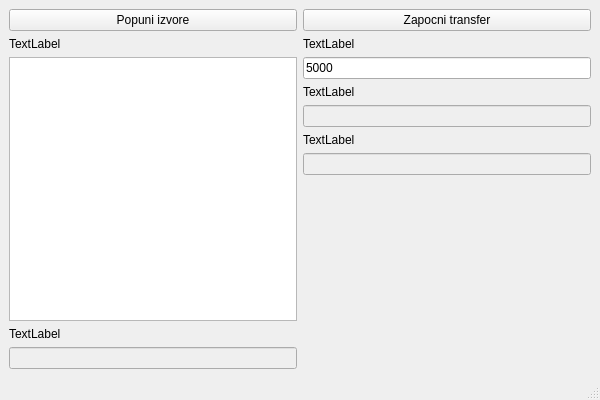
<?xml version="1.0" encoding="UTF-8"?>
<ui version="4.0">
 <class>MainWindow</class>
 <widget class="QMainWindow" name="MainWindow">
  <property name="geometry">
   <rect>
    <x>0</x>
    <y>0</y>
    <width>600</width>
    <height>400</height>
   </rect>
  </property>
  <property name="windowTitle">
   <string>MainWindow</string>
  </property>
  <widget class="QWidget" name="centralwidget">
   <layout class="QHBoxLayout" name="horizontalLayout">
    <item>
     <layout class="QVBoxLayout" name="verticalLayout">
      <item>
       <widget class="QPushButton" name="pbFillSources">
        <property name="text">
         <string>Popuni izvore</string>
        </property>
       </widget>
      </item>
      <item>
       <widget class="QLabel" name="label">
        <property name="text">
         <string>TextLabel</string>
        </property>
       </widget>
      </item>
      <item>
       <widget class="QListWidget" name="lwSources"/>
      </item>
      <item>
       <widget class="QLabel" name="label_2">
        <property name="text">
         <string>TextLabel</string>
        </property>
       </widget>
      </item>
      <item>
       <widget class="QLineEdit" name="leTotalVolume">
        <property name="enabled">
         <bool>false</bool>
        </property>
       </widget>
      </item>
     </layout>
    </item>
    <item>
     <layout class="QVBoxLayout" name="verticalLayout_2">
      <item>
       <widget class="QPushButton" name="pbStartTransfer">
        <property name="text">
         <string>Zapocni transfer</string>
        </property>
       </widget>
      </item>
      <item>
       <widget class="QLabel" name="label_4">
        <property name="text">
         <string>TextLabel</string>
        </property>
       </widget>
      </item>
      <item>
       <widget class="QLineEdit" name="leTotalTankVolume">
        <property name="text">
         <string>5000</string>
        </property>
       </widget>
      </item>
      <item>
       <widget class="QLabel" name="label_3">
        <property name="text">
         <string>TextLabel</string>
        </property>
       </widget>
      </item>
      <item>
       <widget class="QLineEdit" name="leCurrentTankVolume">
        <property name="enabled">
         <bool>false</bool>
        </property>
       </widget>
      </item>
      <item>
       <widget class="QLabel" name="label_5">
        <property name="text">
         <string>TextLabel</string>
        </property>
       </widget>
      </item>
      <item>
       <widget class="QLineEdit" name="leLoss">
        <property name="enabled">
         <bool>false</bool>
        </property>
       </widget>
      </item>
      <item>
       <spacer name="verticalSpacer">
        <property name="orientation">
         <enum>Qt::Vertical</enum>
        </property>
        <property name="sizeHint" stdset="0">
         <size>
          <width>20</width>
          <height>40</height>
         </size>
        </property>
       </spacer>
      </item>
     </layout>
    </item>
   </layout>
  </widget>
  <widget class="QMenuBar" name="menubar">
   <property name="geometry">
    <rect>
     <x>0</x>
     <y>0</y>
     <width>600</width>
     <height>22</height>
    </rect>
   </property>
  </widget>
  <widget class="QStatusBar" name="statusbar"/>
 </widget>
 <resources/>
 <connections/>
</ui>
